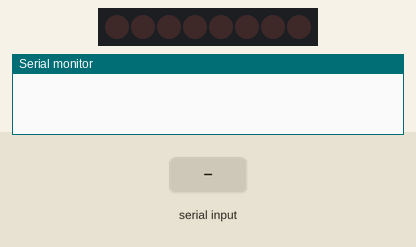
A sketch run on a simulated Arduino Uno, built with avr-gcc and run on an emulated ATmega328P. Shown: 8 shift-register outputs drawn as a row of LEDs (first output left, lit = HIGH), the last lines printed to the serial monitor. Wiring (inferred from the names in the program): shift register (74HC595): data pin 11; shift clock pin 12; latch pin 8. Wiring (inferred from the signals the program sends): row of LEDs: on Q0, Q1, Q2, Q3, Q4, Q5, Q6, Q7. The inputs (shaded band) are chosen by the test bench.

Above: at 1.2 s.
1.3 s: "1\n" received over Serial
At 2.2 s:
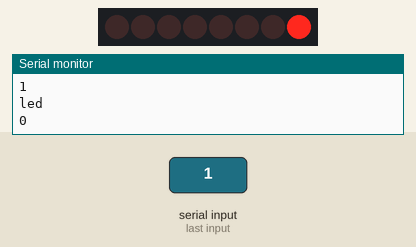
Timing chart, 0 to 4.3 s (numbered marks = the images above; inputs shaded):
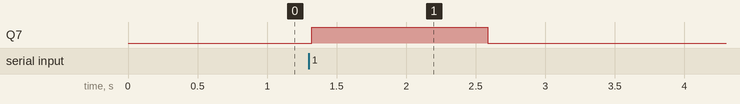

The sketch:

shift.ino
```cpp
//Pin connected to ST_CP of 74HC595
int latchPin = 8;
//Pin connected to SH_CP of 74HC595
int clockPin = 12;
////Pin connected to DS of 74HC595
int dataPin = 11;
int incomingByte = 0;
int state = 0;
int cntrlbit = 0;
int ln;
byte leds = 0;    // Variable to hold the pattern of which LEDs are currently turned on or off

/*
   setup() - this function runs once when you turn your Arduino on
   We initialize the serial connection with the computer
*/
void setup()
{
  Serial.begin(9600);
  // Set all the pins of 74HC595 as OUTPUT
  pinMode(latchPin, OUTPUT);
  pinMode(dataPin, OUTPUT);
  pinMode(clockPin, OUTPUT);
}

/*
   loop() - this function runs over and over again
*/
void loop()
{
  // send data only when you receive data:
  while (Serial.available()) {
    // read the incoming byte:
    incomingByte = Serial.parseInt();

    // say what you got:
    Serial.println("I received: ");
    Serial.println(incomingByte);
    Serial.flush();
    //delay(500);
    control(incomingByte);
  }
}

void control(int incomingByte)
{
  cntrlbit = incomingByte;
  state = cntrlbit % 10;
  Serial.println("state");
  Serial.println(state);
  cntrlbit = cntrlbit / 10;
  ln = cntrlbit % 10;
  Serial.println("led");
  Serial.println(ln);
  if (state == 0) {
    bitClear(leds, ln);
  }
  else if (state == 1)
    bitSet(leds, ln);
  updateShiftRegister();
  delay(250);
}
/*
   updateShiftRegister() - This function sets the latchPin to low, then calls the Arduino function 'shiftOut' to shift out contents of variable 'leds' in the shift register before putting the 'latchPin' high again.
*/

void updateShiftRegister()
{
  digitalWrite(latchPin, LOW);
  shiftOut(dataPin, clockPin, LSBFIRST, leds);
  digitalWrite(latchPin, HIGH);
}
```

Measured:
- after the input at 1.3 s, Q7: LOW → HIGH at once, → LOW 1.3 s later
